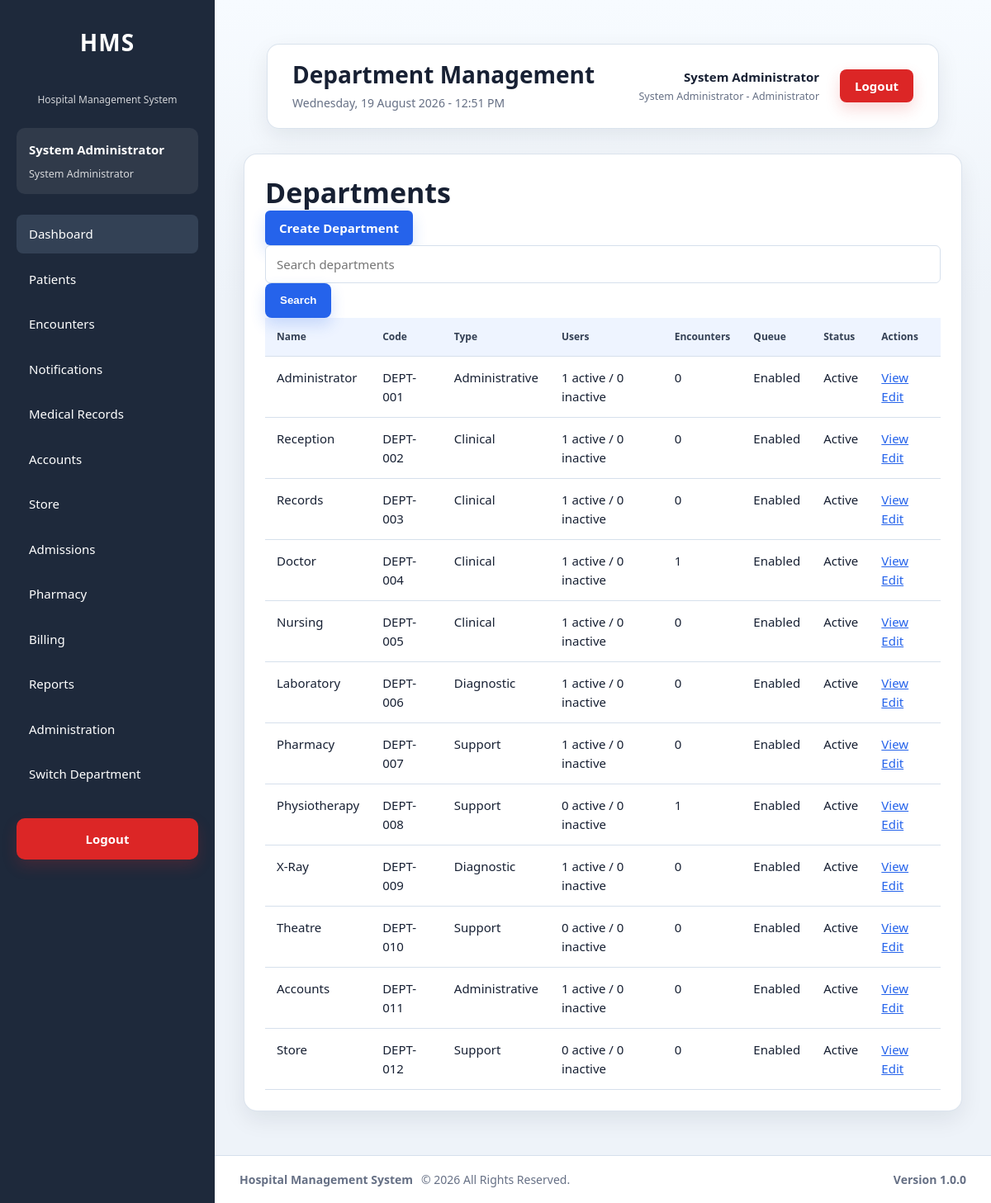
Page /modules/administration/departments/index.php (signed in) on the committed database.
### tables this page shows
CREATE TABLE `departments` (
  `id` int(11) NOT NULL AUTO_INCREMENT,
  `department_name` varchar(100) NOT NULL,
  `department_code` varchar(30) NOT NULL,
  `description` text DEFAULT NULL,
  `location` varchar(150) DEFAULT NULL,
  `contact_extension` varchar(30) DEFAULT NULL,
  `department_type` enum('Clinical','Administrative','Diagnostic','Support') NOT NULL DEFAULT 'Support',
  `queue_enabled` tinyint(1) NOT NULL DEFAULT 1,
  `is_active` tinyint(1) NOT NULL DEFAULT 1,
  `display_order` int(11) NOT NULL DEFAULT 0,
  `created_at` timestamp NOT NULL DEFAULT current_timestamp(),
  `updated_at` timestamp NULL DEFAULT NULL ON UPDATE current_timestamp(),
  PRIMARY KEY (`id`),
  UNIQUE KEY `uq_departments_name` (`department_name`),
  UNIQUE KEY `uq_departments_code` (`department_code`),
  KEY `idx_departments_active` (`is_active`),
  KEY `idx_departments_type` (`department_type`),
  KEY `idx_departments_queue` (`queue_enabled`)
);

### config/auth.php (called while the page is built, shortened)
<?php
$config = require __DIR__ . '/app.php';
require_once __DIR__ . '/../services/SessionService.php';
$sessionService = new SessionService();
$sessionService->requireLogin();
$currentUser = $sessionService->user();

### services/SessionService.php (called while the page is built, shortened)
<?php
class SessionService
{
    private ?PDO $pdo;
    private ?int $resolvedTimeoutSeconds = null;
    public function __construct(?PDO $pdo = null)
    {
        if ($pdo === null) {
            require_once __DIR__ . '/../config/database.php';
            $pdo = $GLOBALS['pdo'] ?? ($pdo ?? null);
        }
        $this->pdo = $pdo;
    }
    public function user(): ?array
    {
        return $_SESSION['user'] ?? null;
    }
    private function sessionTimeoutSeconds(): int
    {
        if ($this->resolvedTimeoutSeconds !== null) {
            return $this->resolvedTimeoutSeconds;
        }
        $config = require __DIR__ . '/../config/app.php';
        $fallback = max(
            60,
            (int)($config['security']['session_timeout_seconds']
                ?? self::SESSION_TIMEOUT_SECONDS)
        );
        try {
            $minutes = (new SettingsService($this->pdo))->getInteger(
                'security.session_timeout_minutes',
                (int)ceil($fallback / 60)
            );
            return $this->resolvedTimeoutSeconds = max(60, $minutes * 60);
        } catch (Throwable $exception) {
            return $this->resolvedTimeoutSeconds = $fallback;
        }
    }
}

### config/helpers.php (called while the page is built, shortened)
<?php
function e($value): string
{
    return htmlspecialchars(
        (string)$value,
        ENT_QUOTES,
        'UTF-8'
    );
}

### services/DepartmentService.php (called while the page is built, shortened)
<?php
class DepartmentService
{
    private PDO $pdo;
    public function __construct(PDO $pdo)
    {
        $this->pdo = $pdo;
    }
    public function searchDepartments(string $search = ''): array
    {
        $stmt = $this->pdo->prepare('
            SELECT d.*,
                (SELECT COUNT(*) FROM user_departments ud INNER JOIN users u ON u.id = ud.user_id WHERE ud.department_id = d.id AND ud.is_active = 1 AND u.status = \'Active\') AS active_users,
                (SELECT COUNT(*) FROM user_departments ud INNER JOIN users u ON u.id = ud.user_id WHERE ud.department_id = d.id AND ud.is_active = 1 AND u.status = \'Inactive\') AS inactive_users,
                (SELECT COUNT(*) FROM visits v WHERE v.current_department_id = d.id AND v.visit_status NOT IN (\'Completed\', \'Cancelled\')) AS active_encounters
            FROM departments d
            WHERE d.department_name LIKE :search_name
               OR d.department_code LIKE :search_code
               OR d.department_type LIKE :search_type
            ORDER BY d.display_order, d.department_name
        ');
        $term = '%' . trim($search) . '%';
        $stmt->execute([
            ':search_name' => $term,
            ':search_code' => $term,
            ':search_type' => $term
        ]);
        return $stmt->fetchAll(PDO::FETCH_ASSOC);
    }
}

### modules/administration/partials/bootstrap.php (called while the page is built, shortened)
<?php
require_once __DIR__ . '/../../../config/auth.php';
require_once __DIR__ . '/../../../config/database.php';
require_once __DIR__ . '/../../../config/helpers.php';
require_once __DIR__ . '/../../../services/PermissionService.php';
require_once __DIR__ . '/../../../services/DepartmentService.php';
require_once __DIR__ . '/../../../services/UserDepartmentService.php';
$departmentService = new DepartmentService($pdo);

### config/app.php (called while the page is built, shortened)
<?php
$configuredEnvironment = strtolower(trim((string)getenv('HMS_APP_ENV')));
$allowedEnvironments = ['development', 'testing', 'production'];
$applicationEnvironment = in_array(
    $configuredEnvironment,
    $allowedEnvironments,
    true
) ? $configuredEnvironment : 'production';
$developmentBypassValue = strtolower(
    trim((string)getenv('HMS_ENABLE_DEV_AUTH_BYPASS'))
);
$developmentAuthBypass = $applicationEnvironment === 'development'
    && in_array(
        $developmentBypassValue,
        ['1', 'true', 'yes', 'on'],
        true
    );
$configuredDocumentStorageRoot = trim(
    (string)getenv('HMS_DOCUMENT_STORAGE_ROOT')
);
$documentStorageRoot = $configuredDocumentStorageRoot !== ''
    ? $configuredDocumentStorageRoot
    : dirname(__DIR__, 3) . DIRECTORY_SEPARATOR . 'hms_secure_documents';
return [
    'app' => [
        'name' => 'Hospital Management System',
        'version' => '1.0.0',
        'timezone' => 'Africa/Lagos',
        'environment' => $applicationEnvironment,
        'development_auth_bypass' => $developmentAuthBypass,
        'base_url' => '/hospital_management_system'
    ],
    'hospital' => [
        'code' => 'HMS',
        'name' => 'Hospital Management System',
        'currency' => '₦'
    ],
    'database' => [
        'host' => 'localhost',
        'name' => 'hospital_management_system',
        'user' => 'root',
        'pass' => ''
    ],
    'security' => [
        'max_failed_login_attempts' => 5,
        'session_timeout_seconds' => 1800
    ],
    'documents' => [
        'storage_root' => $documentStorageRoot,
        'storage_provider' => 'local'
    ]
];

### services/PermissionService.php (called while the page is built, shortened)
<?php
class PermissionService
{
    public function hasPermission(
        string $permission,
        ?array $user = null
    ): bool {
        $user = $user ?? $this->currentUser();
        if ($this->isAdministrator($user)) {
            return true;
        }
    }
    public function canViewBillableItems(?array $user = null): bool
    {
        $user = $user ?? $this->currentUser();
        return $this->isAdministrator($user)
            || $this->hasPermission('view_billable_items', $user);
    }
    public function canViewBilling(?array $user = null): bool
    {
        $user = $user ?? $this->currentUser();
        return $this->isAdministrator($user)
            || $this->hasPermission('view_billing', $user);
    }
    public function canViewInventory(?array $user = null): bool
    {
        $user = $user ?? $this->currentUser();
        return $this->isAdministrator($user)
            || $this->hasPermission('view_inventory', $user);
    }
    public function canViewReports(?array $user = null): bool
    {
        $user = $user ?? $this->currentUser();
        return $this->isAdministrator($user)
            || $this->hasPermission('view_reports', $user);
    }
    public function canViewAdmissions(?array $user = null): bool
    {
        $user = $user ?? $this->currentUser();
        return $this->isAdministrator($user)
            || $this->hasPermission('view_admissions', $user);
    }
    public function isAdministrator(?array $user = null): bool
    {
        $user = $user ?? $this->currentUser();
        return ($user['role_name'] ?? '') === 'System Administrator';
    }
}

### modules/administration/departments/index.php (the view, shortened to what this page needs)
<?php
require_once __DIR__ . '/../partials/bootstrap.php';
$pageTitle = 'Department Management';
$departments = $departmentService->searchDepartments(trim((string)($_GET['search'] ?? '')));
require_once __DIR__ . '/../../../layouts/header.php';
require_once __DIR__ . '/../../../layouts/sidebar.php';
?>
<main class="content">
    <?php require_once __DIR__ . '/../../../layouts/navbar.php'; ?>
    <section class="card">
        <h2>Departments</h2>
        <p><a class="btn-primary" href="create.php">Create Department</a></p>
        <form method="GET"><input name="search" placeholder="Search departments" value="<?= e($_GET['search'] ?? '') ?>"><button type="submit">Search</button></form>
        <table>
            <thead><tr><th>Name</th><th>Code</th><th>Type</th><th>Users</th><th>Encounters</th><th>Queue</th><th>Status</th><th>Actions</th></tr></thead>
            <tbody><?php foreach ($departments as $department): ?>
                <tr>
                    <td><?= e($department['department_name']) ?></td>
                    <td><?= e($department['department_code']) ?></td>
                    <td><?= e($department['department_type']) ?></td>
                    <td><?= (int)$department['active_users'] ?> active / <?= (int)$department['inactive_users'] ?> inactive</td>
                    <td><?= (int)$department['active_encounters'] ?></td>
                    <td><?= !empty($department['queue_enabled']) ? 'Enabled' : 'Disabled' ?></td>
                    <td><?= !empty($department['is_active']) ? 'Active' : 'Inactive' ?></td>
                    <td><a href="view.php?id=<?= (int)$department['id'] ?>">View</a> <a href="edit.php?id=<?= (int)$department['id'] ?>">Edit</a></td>
                </tr>
            <?php endforeach; ?></tbody>
        </table>
    </section>
</main>
<?php require_once __DIR__ . '/../../../layouts/footer.php'; ?>

### layouts/sidebar.php (shortened to what this page needs)
<?php
$currentPage = basename($_SERVER['PHP_SELF']);
$canAccessMedicalRecordsSidebar = false;
$departmentNotificationCount = 0;
if ($currentUser && isset($pdo)) {
    require_once __DIR__ . '/../services/PermissionService.php';
    $sidebarPermissionService = new PermissionService($pdo);
    $canAccessMedicalRecordsSidebar = $sidebarPermissionService->hasPermission(
        'view_medical_record',
        $currentUser
    );
    $sidebarDepartmentId = (int)(
        $currentUser['active_department_id']
        ?? $_SESSION['active_department_id']
        ?? $currentUser['department_id']
        ?? 0
    );
    if ($sidebarDepartmentId > 0) {
        $departmentNotificationCount = (new DepartmentNotificationService($pdo))->getUnreadCount($sidebarDepartmentId);
    }
}
?>
<aside class="sidebar">
    <div class="sidebar-header">
        <h2>HMS</h2>
        <p>Hospital Management System</p>
    </div>
    <?php if ($currentUser): ?>
        <div class="sidebar-user">
            <strong>
                <?= e($currentUser['first_name']) ?>
                <?= e($currentUser['last_name']) ?>
            </strong>
            <small>
                <?= e($currentUser['role_name']) ?>
            </small>
        </div>
    <?php endif; ?>
    <nav class="sidebar-nav">
        <ul>
            <li>
                <a
                    href="<?= e($baseUrl) ?>/dashboard/index.php"
                    class="<?= $currentPage === 'index.php' ? 'active' : '' ?>">
                    Dashboard
                </a>
            </li>
            <li>
                <a href="<?= e($baseUrl) ?>/modules/patients/search.php">
                    Patients
                </a>
            </li>
            <li>
                <a href="<?= e($baseUrl) ?>/modules/patients/search.php">
                    Encounters
                </a>
            </li>
            <li>
                <a href="<?= e($baseUrl) ?>/modules/department_notifications/index.php">
                    Notifications<?= $departmentNotificationCount > 0 ? ' (' . (int)$departmentNotificationCount . ')' : '' ?>
                </a>
            </li>
            <?php if ($canAccessMedicalRecordsSidebar): ?>
                <li>
                    <a href="<?= e($baseUrl) ?>/modules/medical_records/index.php">
                        Medical Records
                    </a>
                </li>
            <?php endif; ?>
            <?php if ($currentUser && $sidebarPermissionService->canViewBillableItems($currentUser)): ?>
                <li>
                    <a href="<?= e($baseUrl) ?>/modules/accounts/index.php">
                        Accounts
                    </a>
                </li>
            <?php endif; ?>
            <?php if ($currentUser && $sidebarPermissionService->canViewInventory($currentUser)): ?>
                <li>
                    <a href="<?= e($baseUrl) ?>/modules/store/index.php">
                        Store
                    </a>
                </li>
            <?php endif; ?>
            <?php if ($currentUser && $sidebarPermissionService->canViewAdmissions($currentUser)): ?>
                <li>
                    <a href="<?= e($baseUrl) ?>/modules/admissions/index.php">
                        Admissions
                    </a>
                </li>
            <?php endif; ?>
            <?php if ($currentUser && $sidebarPermissionService->hasPermission('view_pharmacy', $currentUser)): ?>
                <li>
                    <a href="<?= e($baseUrl) ?>/modules/pharmacy/index.php">
                        Pharmacy
                    </a>
                </li>
            <?php endif; ?>
            <?php if ($currentUser && $sidebarPermissionService->canViewBilling($currentUser)): ?>
                <li>
                    <a href="<?= e($baseUrl) ?>/modules/billing/index.php">
                        Billing
                    </a>
                </li>
            <?php endif; ?>
            <?php if ($currentUser && $sidebarPermissionService->canViewReports($currentUser)): ?>
                <li>
                    <a href="<?= e($baseUrl) ?>/modules/reports/index.php">
                        Reports
                    </a>
                </li>
            <?php endif; ?>
            <?php if (($currentUser['role_name'] ?? '') === 'System Administrator'): ?>
                <li>
                    <a href="<?= e($baseUrl) ?>/modules/administration/dashboard/index.php">
                        Administration
                    </a>
                </li>
            <?php endif; ?>
            <li>
                <a href="<?= e($baseUrl) ?>/modules/administration/department_switch.php">
                    Switch Department
                </a>
            </li>
        </ul>
    </nav>
    <div class="sidebar-footer">
        <a
            href="<?= e($baseUrl) ?>/authentication/logout.php"
            class="logout-btn">
            Logout
        </a>
    </div>
</aside>
<div class="main-container">

### layouts/navbar.php (shortened to what this page needs)
<?php
$currentDateTime = date('l, d F Y - h:i A');
$currentUser ??= [];
$config = require __DIR__ . '/../config/app.php';
$baseUrl = rtrim($config['app']['base_url'], '/');
?>
<header class="navbar">
    <div class="navbar-left">
        <h1>
            <?= e($pageTitle ?? 'Hospital Management System') ?>
        </h1>
        <span>
            <?= e($currentDateTime) ?>
        </span>
    </div>
    <div class="navbar-right">
        <div class="navbar-user">
            <div class="user-details">
                <strong>
                    <?= e($currentUser['first_name'] ?? '') ?>
                    <?= e($currentUser['last_name'] ?? '') ?>
                </strong>
                <small>
                    <?= e($currentUser['role_name'] ?? '') ?>
                    -
                    <?= e($currentUser['active_department_name'] ?? $currentUser['department_name'] ?? '') ?>
                </small>
            </div>
        </div>
        <div class="navbar-actions">
            <a
                href="<?= e($baseUrl) ?>/authentication/logout.php"
                class="logout-link">
                Logout
            </a>
        </div>
    </div>
</header>

### rows in the picture
departments: department_name "Administrator", department_code "DEPT-001", department_type "Administrative", active_users "1", inactive_users "0", active_encounters "0", queue_enabled "Enabled", is_active "Active"
departments: department_name "Reception", department_code "DEPT-002", department_type "Clinical", active_users "1", inactive_users "0", active_encounters "0", queue_enabled "Enabled", is_active "Active"
departments: department_name "Records", department_code "DEPT-003", department_type "Clinical", active_users "1", inactive_users "0", active_encounters "0", queue_enabled "Enabled", is_active "Active"
departments: department_name "Doctor", department_code "DEPT-004", department_type "Clinical", active_users "1", inactive_users "0", active_encounters "1", queue_enabled "Enabled", is_active "Active"
departments: department_name "Nursing", department_code "DEPT-005", department_type "Clinical", active_users "1", inactive_users "0", active_encounters "0", queue_enabled "Enabled", is_active "Active"
departments: department_name "Laboratory", department_code "DEPT-006", department_type "Diagnostic", active_users "1", inactive_users "0", active_encounters "0", queue_enabled "Enabled", is_active "Active"
departments: department_name "Pharmacy", department_code "DEPT-007", department_type "Support", active_users "1", inactive_users "0", active_encounters "0", queue_enabled "Enabled", is_active "Active"
departments: department_name "Physiotherapy", department_code "DEPT-008", department_type "Support", active_users "0", inactive_users "0", active_encounters "1", queue_enabled "Enabled", is_active "Active"
departments: department_name "X-Ray", department_code "DEPT-009", department_type "Diagnostic", active_users "1", inactive_users "0", active_encounters "0", queue_enabled "Enabled", is_active "Active"
departments: department_name "Theatre", department_code "DEPT-010", department_type "Support", active_users "0", inactive_users "0", active_encounters "0", queue_enabled "Enabled", is_active "Active"
departments: department_name "Accounts", department_code "DEPT-011", department_type "Administrative", active_users "1", inactive_users "0", active_encounters "0", queue_enabled "Enabled", is_active "Active"
departments: department_name "Store", department_code "DEPT-012", department_type "Support", active_users "0", inactive_users "0", active_encounters "0", queue_enabled "Enabled", is_active "Active"

### other values in the picture
$currentUser['first_name'] "System"
$currentUser['role_name'] "System Administrator"
$pageTitle "Department Management"
